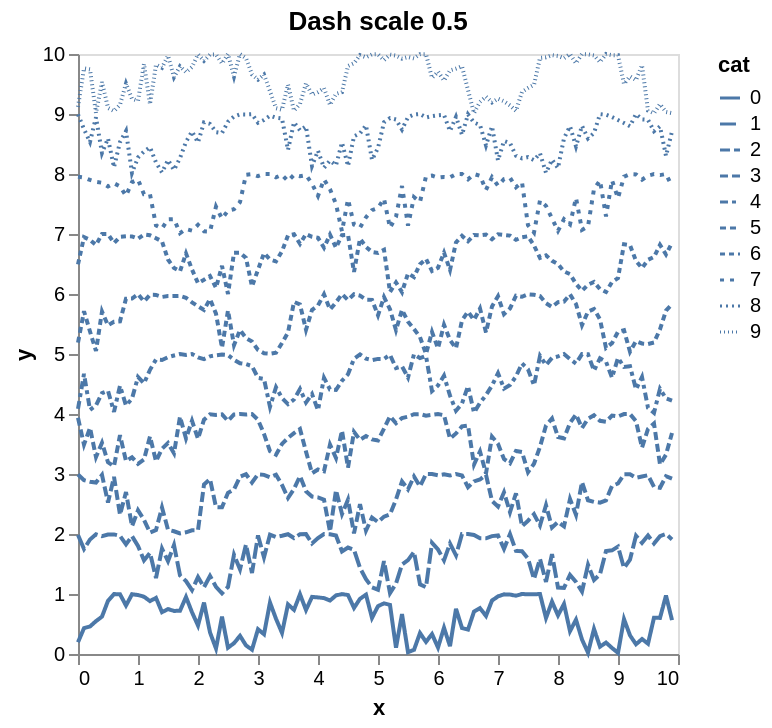

Source (Vega-Lite JSON):
### Vega-Lite specification from a JSON file in a GitHub repository (floating-point values rounded to 4 significant figures)
{"$schema": "https://vega.github.io/schema/vega-lite/v5.json", "data": {"sequence": {"as": "x0", "start": 0, "step": 0.1, "stop": 100}}, "encoding": {"strokeDash": {"field": "cat", "scale": {"domain": [0, 1, 2, 3, 4, 5, 6, 7, 8, 9], "range": [[0.5, 0], [8, 2], [5, 2], [4, 2], [4, 2, 2, 2], [3, 2], [2.5, 2], [2, 3], [1, 2], [0.5, 1.5]]}, "type": "ordinal"}, "x": {"axis": {"grid": false}, "field": "x", "type": "quantitative"}, "y": {"axis": {"grid": false}, "field": "y", "type": "quantitative"}}, "height": 300, "mark": "line", "title": "Dash scale 0.5", "transform": [{"as": "y0", "calculate": "abs(sin(datum.x0+random()))"}, {"as": "x", "calculate": "datum.x0 %10"}, {"as": "cat", "calculate": "floor(datum.x0 / 10)"}, {"as": "y", "calculate": "datum.y0 + datum.cat"}], "width": 300}
